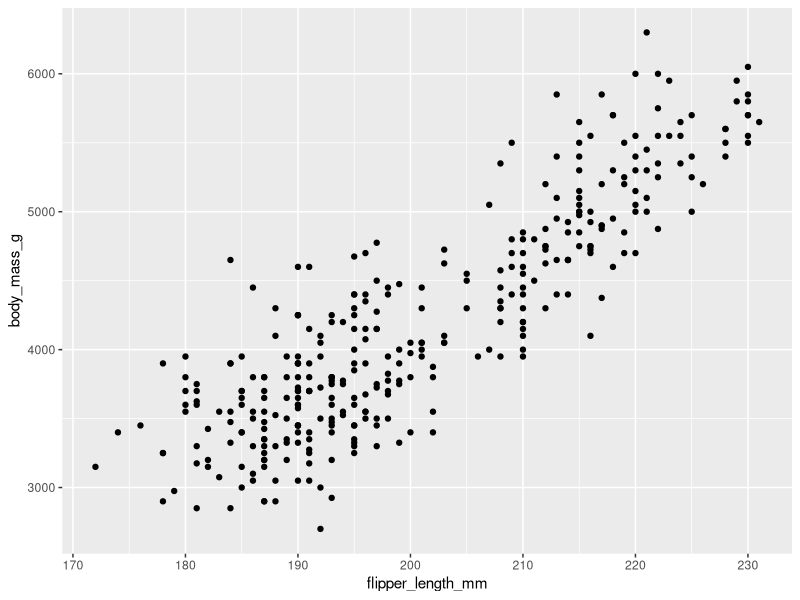
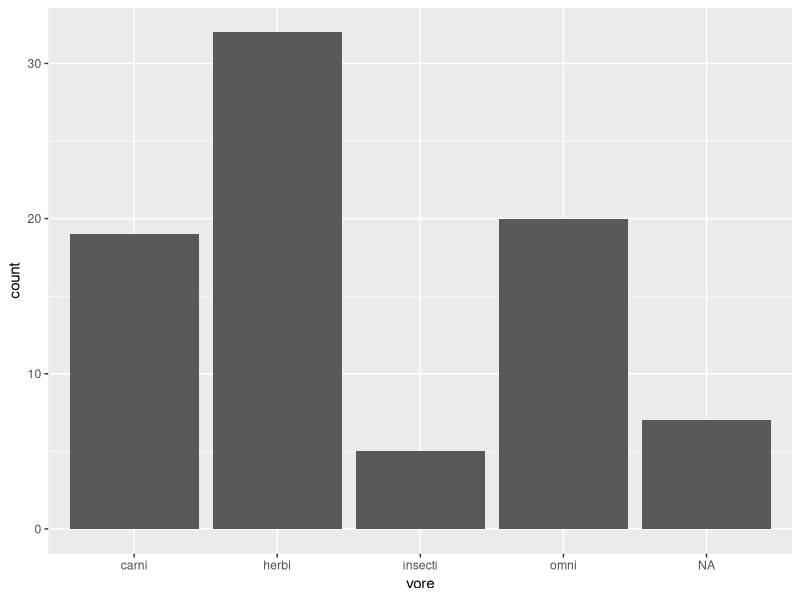
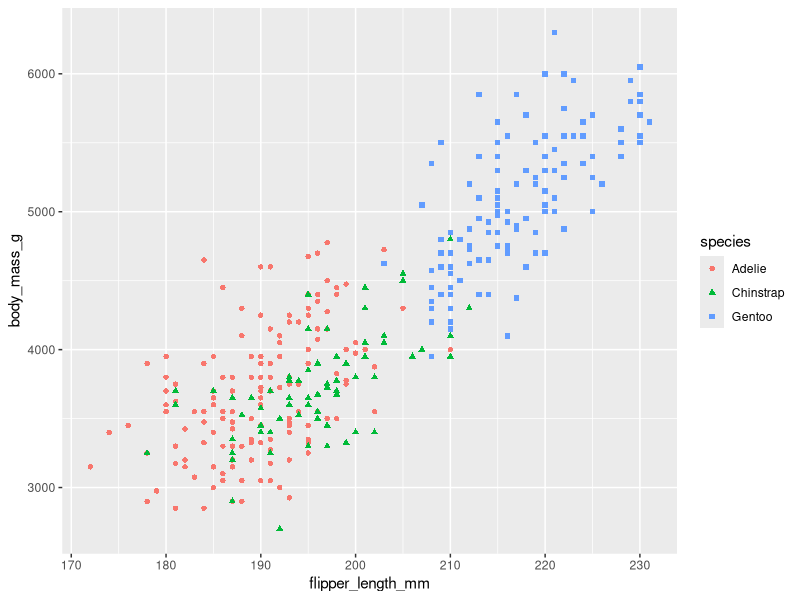
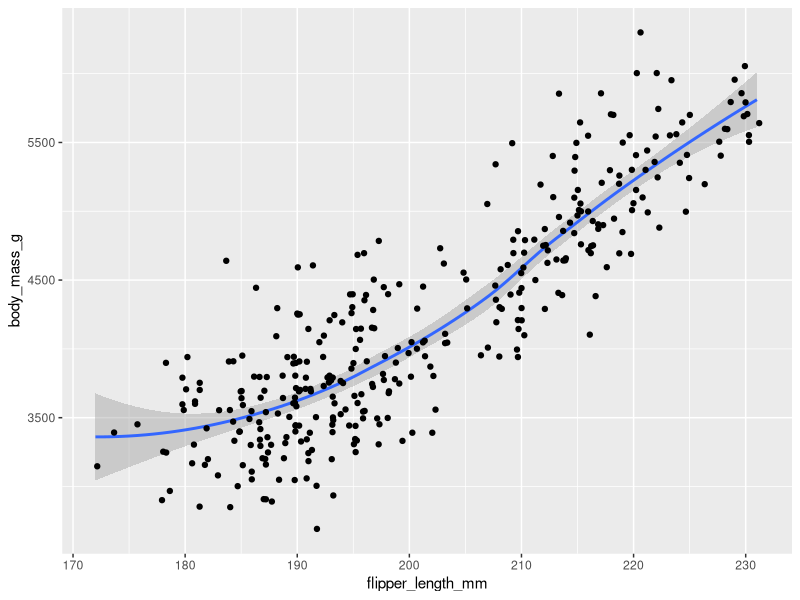
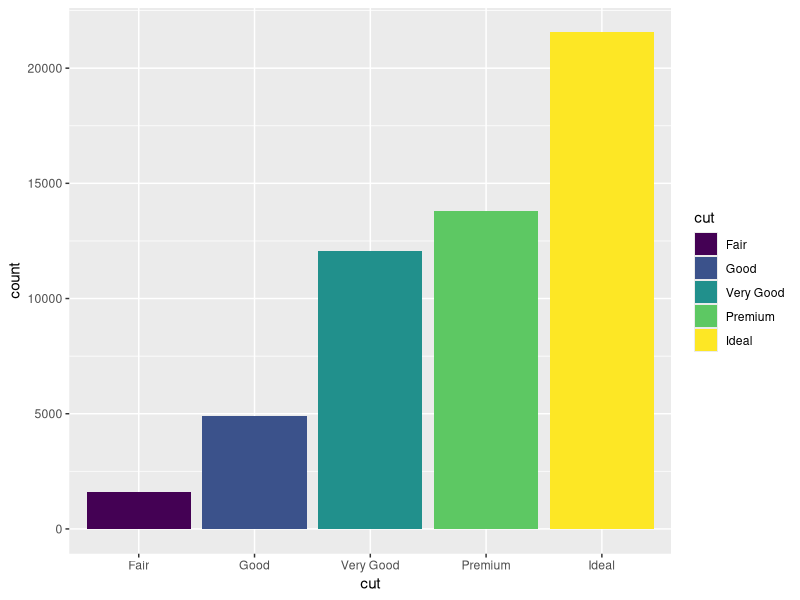

These figures' R source, in order:
# Since ggplot2 is already existing in the version of R we are using we will only load it 

library(ggplot2)

#while installing and loading the palmerpenguins dataset
install.packages("palmerpenguins")
library(palmerpenguins)

#It is always good practise to load dplyr in case you need some cleaning
library(dplyr)

# We can view the dataset
data("penguins")
View(penguins)

#We will also load the msleep dataset for a second plot
data(msleep)
View(msleep)


# Creation of the scatter plot in ggplot2 on penguins
ggplot(data=penguins) + 
    geom_point(mapping = aes(x=flipper_length_mm, y=body_mass_g))


#We need to a bit of cleaning in our msleep data, grouping by vore with the average total sleep of each cat
msleep_group <- msleep %>% 
    group_by(vore) %>% 
    summarise(avg_sleep = sleep_total)
View(msleep_group)

# Plotting the msleep dataset with ggplot, with bar plot
ggplot(data=msleep_group) + geom_bar(mapping = aes(x=vore))


# Let's customize a bit the aesthetic of our penguins plot: color, shape, size, alpha
ggplot(data=penguins) + 
    geom_point(mapping = aes(x=flipper_length_mm, y=body_mass_g, color=species, shape=species))

#And not the geom functions: point(scatter plot), jitter, smooth, line, bar and more
ggplot(data=penguins) + 
    geom_smooth(mapping = aes(x=flipper_length_mm, y=body_mass_g)) +
    geom_jitter(mapping= aes(x=flipper_length_mm, y=body_mass_g))


#Geom bar with the diamonds data which is already loaded in ggplot 2
ggplot(data = diamonds) +
    geom_bar(mapping = aes(x=cut, fill=cut))
                                      